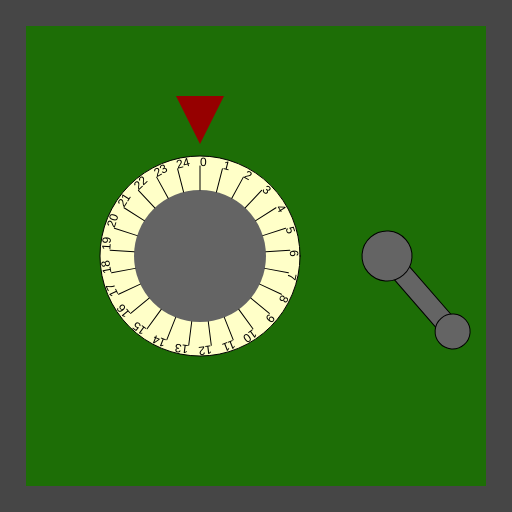
Frame 1 (no input)
Frame 60 (no input): identical to frame 1, image omitted
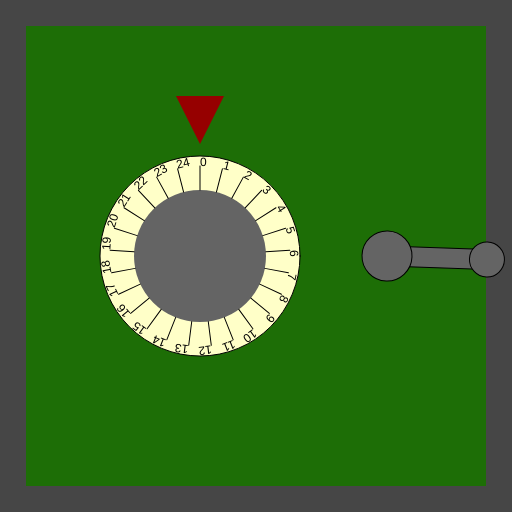
Frame 120 (the mouse pressed at the canvas centre since frame 60)

The p5.js sketch that drew these frames (run headless with seeded random() and noise() and a simulated clock; from frame 60 on, the mouse is pressed at the canvas centre):

// p5.js sketch
// ── sketch.js
/*

Officer: 3135863
CaseNum: 303-0-16384091-3135863

Case 303 - The Case of the Crooked Attorney
Stage 1 - Torvalds' Office

District Attorney Torvalds is well respected in Console City as an upstanding citizen and
enforcer of the law. Of course he’s as crooked as they come. I’ve had enough of having our
hard work at Sleuth and Co undermined by his bribes and back-payments. Let’s take take this
sucker down. I happen to know that Torvalds keeps his incriminating documents spread amongst
several safes in town. I’ll need you to bend the rules a little by breaking into them and
retrieving the incriminating evidence.

The first safe is in Torvald’s office. Crack it by doing the following:

	When any key is pressed:
	- Make secretStoreCode0 equal to 17

	When the mouse button is released:
	- Make secretStoreCode0 equal to 0

	Whilst the mouse is being dragged:
	- Make secretStoreCode0 equal to 7

	When any key is released:
	- Make secretStoreCode0 equal to 10

	Whilst the mouse is moving:
	- Make secretStoreCode1 equal to 41

	When the mouse button is pressed:
	- Make secretStoreCode1 equal to 88

	When any key is pressed:
	- Make secretStoreCode1 equal to 71

	When any key is released:
	- Make secretStoreCode1 equal to 27



There are many possible ways of investigating this case, but you
should use ONLY the following commands:

	- The assignment operator aka. the equals sign !

*/

//declare the variables

var secretStoreCode0;
var secretStoreCode1;


function preload()
{
	//IMAGES WILL BE LOADED HERE

}

function setup()
{
	createCanvas(512,512);

	//initialise the variables
	secretStoreCode0 = 0;
	secretStoreCode1 = 0;

}

///////////////////EVENT HANDLERS///////////////////

//Add your code to these events to open the safe ...

function mouseMoved()
{
	console.log("mouseMoved", mouseX, mouseY);
//	Whilst the mouse is moving:
//	- Make secretStoreCode1 equal to 41
//
    secretStoreCode1 = 41;
}

function mouseDragged()
{
	console.log("mouseDragged", mouseX, mouseY);
//	Whilst the mouse is being dragged:
//	- Make secretStoreCode0 equal to 7
//
    secretStoreCode0 = 7;
}

function mousePressed()
{
	console.log("mousePressed");
//	When the mouse button is pressed:
//	- Make secretStoreCode1 equal to 88
//
    secretStoreCode1 = 88;
}

function mouseReleased()
{
	console.log("mouseReleased");
//	When the mouse button is released:
//	- Make secretStoreCode0 equal to 0
//
    secretStoreCode0 = 0;
}

function keyPressed()
{
	console.log("keyPressed", key);
//    When any key is pressed:
//	- Make secretStoreCode0 equal to 17
//	When any key is pressed:
//	- Make secretStoreCode1 equal to 71
//
    secretStoreCode0 = 17;
    secretStoreCode1 = 71;

}

function keyReleased()
{
	console.log("keyReleased", key);
//	When any key is released:
//	- Make secretStoreCode0 equal to 10
//
//	When any key is released:
//	- Make secretStoreCode1 equal to 27
    
    secretStoreCode0 = 10;
    secretStoreCode1 = 27;
}

///////////////DO NOT CHANGE CODE BELOW THIS POINT///////////////////

function draw()
{


	//Draw the safe door
	background(70);
	noStroke();
	fill(29,110,6);
	rect(26,26,width-52,width-52);

	//Draw the combination dial
	push();
	translate(200,height/2);
	drawDial(200, secretStoreCode0, 25);
	pop();

	//Draw the lever
	push();
	translate(width - 125,256);
	drawLever(secretStoreCode1);
	pop();

}

function drawDial(diameter,num,maxNum)
{
	//the combination lock

	var r = diameter * 0.5;
	var p = r * 0.6;

	stroke(0);
	fill(255,255,200);
	ellipse(0,0,diameter,diameter);
	fill(100);
	noStroke();
	ellipse(0,0,diameter*0.66,diameter*0.66);
	fill(150,0,0);
	triangle(
		-p * 0.4,-r-p,
		p * 0.4,-r-p,
		0,-r-p/5
	);

	noStroke();

	push();
	var inc = 360/maxNum;

	rotate(radians(-num * inc));
	for(var i = 0; i < maxNum; i++)
	{
		push();
		rotate(radians(i * inc));
		stroke(0);
		line(0,-r*0.66,0,-(r-10));
		noStroke();
		fill(0);
		text(i,0,-(r-10));
		pop();
	}

	pop();
}

function drawLever(rot)
{
	push();
	rotate(radians(-rot))
	stroke(0);
	fill(100);
	rect(-10,0,20,100);
	ellipse(0,0,50,50);
	ellipse(0,100,35,35);
	pop();
}
